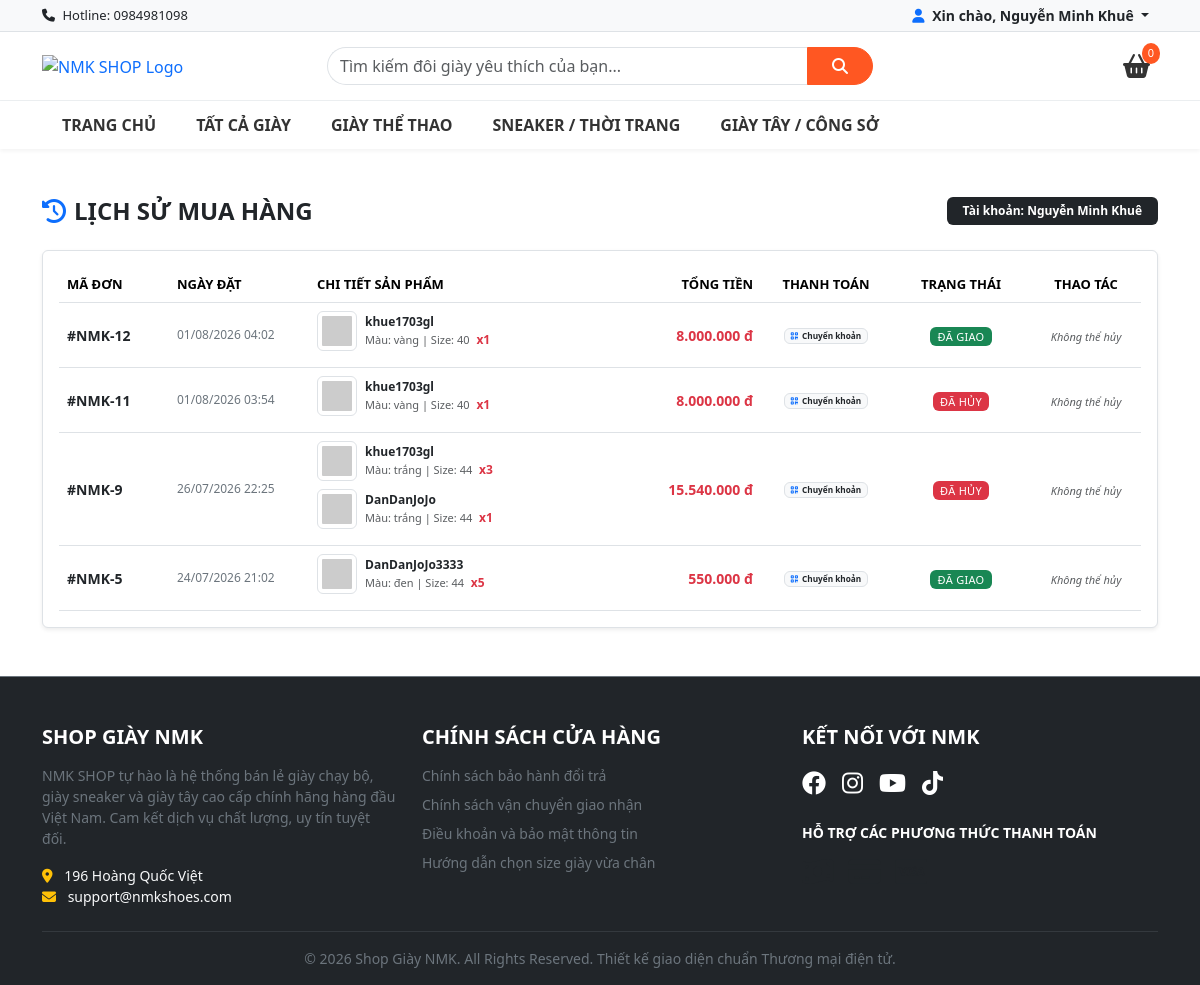
The app's page /site/lich-su-don-hang.php (signed in) with its own data.
### tables this page shows
CREATE TABLE `orders` (
  `id` int(11) NOT NULL,
  `user_id` int(11) DEFAULT NULL,
  `fullname` varchar(100) NOT NULL,
  `email` varchar(100) NOT NULL,
  `phone` varchar(15) NOT NULL,
  `address` text NOT NULL,
  `total_price` decimal(12,2) NOT NULL,
  `coupon_code` varchar(20) DEFAULT NULL,
  `payment_method` enum('COD','Online') DEFAULT 'COD',
  `status` enum('Chờ xác nhận','Đang xử lý','Đang giao','Đã giao','Đã hủy') DEFAULT 'Chờ xác nhận',
  `created_at` timestamp NOT NULL DEFAULT current_timestamp()
);

CREATE TABLE `order_details` (
  `id` int(11) NOT NULL,
  `order_id` int(11) NOT NULL,
  `variant_id` int(11) DEFAULT NULL,
  `quantity` int(11) NOT NULL,
  `price` decimal(12,2) NOT NULL
);

CREATE TABLE `products` (
  `id` int(11) NOT NULL,
  `category_id` int(11) DEFAULT NULL,
  `brand_id` int(11) DEFAULT NULL,
  `product_name` varchar(150) NOT NULL,
  `price` decimal(12,2) NOT NULL,
  `old_price` decimal(12,2) DEFAULT NULL,
  `image_url` varchar(255) DEFAULT NULL,
  `description` text DEFAULT NULL,
  `status` tinyint(1) DEFAULT 1,
  `created_at` timestamp NOT NULL DEFAULT current_timestamp()
);

CREATE TABLE `product_variants` (
  `id` int(11) NOT NULL,
  `product_id` int(11) NOT NULL,
  `color` varchar(50) NOT NULL,
  `size` int(11) NOT NULL,
  `stock` int(11) DEFAULT 0,
  `low_stock_threshold` int(11) DEFAULT 5,
  `image` varchar(255) DEFAULT NULL
);

### site/lich-su-don-hang.php (the view, shortened to what this page needs)
<?php
require_once '../includes/conn.php';
$user_id     = $_SESSION['user']['id'];
try {
    $sql_orders  = "SELECT * FROM orders WHERE user_id = ? ORDER BY created_at DESC";
    $stmt_orders = $conn->prepare($sql_orders);
    $stmt_orders->execute([$user_id]);
    $orders      = $stmt_orders->fetchAll();
} catch (PDOException $e) {
    die("Lỗi truy vấn dữ liệu: " . $e->getMessage());
}
include_once '../includes/header.php';
?>
<div class="container my-5">
    <div class="d-flex justify-content-between align-items-center mb-4">
        <h4 class="fw-bold text-uppercase m-0 text-dark">
            <i class="fa-solid fa-clock-rotate-left me-2 text-primary"></i>Lịch sử mua hàng
        </h4>
        <span class="badge bg-dark px-3 py-2 small">Tài khoản: <?= htmlspecialchars($_SESSION['user']['fullname']) ?></span>
    </div>
    <?php if (empty($orders)): ?>
        <div class="text-center py-5 border rounded bg-white shadow-sm">
            <i class="fa-solid fa-receipt text-muted mb-3" style="font-size: 60px;"></i>
            <h5 class="text-secondary fw-bold">Bạn chưa có đơn hàng nào!</h5>
            <p class="text-muted small">Hãy chọn cho mình những đôi giày cực chất tại cửa hàng NMK SHOP nhé.</p>
            <a href="cua-hang.php" class="btn btn-dark text-uppercase fw-bold btn-sm px-4 py-2 mt-2" style="background-color: #111;">Mua sắm ngay</a>
        </div>
    <?php else: ?>
        <div class="table-responsive border rounded bg-white shadow-sm p-3 mb-5">
            <table class="table table-hover align-middle m-0">
                <thead class="border-bottom" style="font-size: 13px; text-transform: uppercase;">
                    <tr class="text-muted">
                        <th scope="col" style="width: 110px;">Mã đơn</th>
                        <th scope="col" style="width: 140px;">Ngày đặt</th>
                        <th scope="col">Chi tiết sản phẩm</th>
                        <th scope="col" style="width: 140px;" class="text-end">Tổng tiền</th>
                        <th scope="col" style="width: 130px;" class="text-center">Thanh toán</th>
                        <th scope="col" style="width: 140px;" class="text-center">Trạng thái</th>
                        <th scope="col" style="width: 110px;" class="text-center">Thao tác</th>
                    </tr>
                </thead>
                <tbody>
                    <?php foreach ($orders as $order):
                        $sql_details = "SELECT od.quantity, od.price, v.color, v.size, v.image, p.product_name
                                        FROM order_details od
                                        LEFT JOIN product_variants v ON od.variant_id = v.id
                                        LEFT JOIN products p ON v.product_id = p.id
                                        WHERE od.order_id = ?";
                        $stmt_details = $conn->prepare($sql_details);
                        $stmt_details->execute([$order['id']]);
                        $items = $stmt_details->fetchAll();
                    ?>
                        <tr class="border-bottom-subtle">
                            <td class="fw-bold text-dark small">#NMK-<?= $order['id'] ?></td>
                            <td class="text-secondary small" style="font-size: 12px;">
                                <?= date('d/m/Y H:i', strtotime($order['created_at'])) ?>
                            </td>
                            <td>
                                <div class="pe-2">
                                    <?php foreach ($items as $item): ?>
                                        <div class="d-flex align-items-center mb-2">
                                            <img src="../uploads/<?= !empty($item['image']) ? htmlspecialchars($item['image']) : 'default_shoe.jpg' ?>" class="img-thumbnail me-2" style="width: 40px; height: 40px; object-fit: cover;" onerror="this.src='https://placehold.co/50x50?text=NMK'">
                                            <div style="font-size: 12px;">
                                                <strong class="text-dark d-block"><?= htmlspecialchars($item['product_name'] ?? 'Sản phẩm đã gỡ') ?></strong>
                                                <span class="text-muted" style="font-size: 11px;">
                                                    Màu: <?= htmlspecialchars($item['color'] ?? 'N/A') ?> | Size: <?= htmlspecialchars($item['size'] ?? 'N/A') ?>
                                                </span>
                                                <span class="fw-bold text-danger ms-1">x<?= $item['quantity'] ?></span>
                                            </div>
                                        </div>
                                    <?php endforeach; ?>
                                </div>
                            </td>
                            <td class="text-end fw-bold text-danger" style="font-size: 14px;">
                                <?= number_format($order['total_price'], 0, ',', '.') ?> đ
                            </td>
                            <td class="text-center small" style="font-size: 11px;">
                                <?php if ($order['payment_method'] === 'COD'): ?>
                                    <span class="badge bg-light text-dark border"><i class="fa-solid fa-money-bill-wave text-success me-1"></i>COD</span>
                                <?php else: ?>
                                    <span class="badge bg-light text-dark border"><i class="fa-solid fa-qrcode text-primary me-1"></i>Chuyển khoản</span>
                                <?php endif; ?>
                            </td>
                            <td class="text-center">
                                <?php
                                $status = $order['status'];
                                $badge_class = 'bg-secondary';
                                if ($status === 'Chờ xác nhận')     $badge_class = 'bg-warning text-dark';
                                elseif ($status === 'Đang xử lý')   $badge_class = 'bg-info text-dark';
                                elseif ($status === 'Đang giao')    $badge_class = 'bg-primary';
                                elseif ($status === 'Đã giao')      $badge_class = 'bg-success';
                                elseif ($status === 'Đã hủy')       $badge_class = 'bg-danger';
                                ?>
                                <span class="badge <?= $badge_class ?> fw-medium small text-uppercase" style="font-size: 11px; letter-spacing: 0.3px;">
                                    <?= htmlspecialchars($status) ?>
                                </span>
                            </td>
                            <td class="text-center">
                                <?php if ($order['status'] === 'Chờ xác nhận'): ?>
                                    <form action="lich-su-don-hang.php" method="POST" onsubmit="return confirm('Bạn có chắc chắn muốn hủy đơn hàng #NMK-<?= $order['id'] ?> không? (Hệ thống sẽ hoàn sản phẩm về lại kho)');">
                                        <input type="hidden" name="order_id" value="<?= $order['id'] ?>">
                                        <button type="submit" name="cancel_order" class="btn btn-outline-danger btn-sm py-1 px-2 fw-bold text-uppercase" style="font-size: 10px;">
                                            <i class="fa-solid fa-xmark me-1"></i>Hủy đơn
                                        </button>
                                    </form>
                                <?php else: ?>
                                    <span class="text-muted small" style="font-size: 11px; font-style: italic;">Không thể hủy</span>
                                <?php endif; ?>
                            </td>
                        </tr>
                    <?php endforeach; ?>
                </tbody>
            </table>
        </div>
    <?php endif; ?>
</div>
<?php
include_once '../includes/footer.php';
?>

### records on screen
orders: id "12", created_at "01/08/2026 04:02", total_price "8.000.000", payment_method "Chuyển khoản", status "ĐÃ GIAO", shows "Không thể hủy"
order_details: products.product_name "khue1703gl", variant.color "vàng", variant.size "40", quantity "1"
orders: id "11", created_at "01/08/2026 03:54", total_price "8.000.000", payment_method "Chuyển khoản", status "ĐÃ HỦY", shows "Không thể hủy"
orders: id "9", created_at "26/07/2026 22:25", total_price "15.540.000", payment_method "Chuyển khoản", status "ĐÃ HỦY", shows "Không thể hủy"
order_details: products.product_name "khue1703gl", variant.color "trắng", variant.size "44", quantity "3"
order_details: products.product_name "DanDanJoJo", variant.color "trắng", variant.size "44", quantity "1"
orders: id "5", created_at "24/07/2026 21:02", total_price "550.000", payment_method "Chuyển khoản", status "ĐÃ GIAO", shows "Không thể hủy"
order_details: products.product_name "DanDanJoJo3333", variant.color "đen", variant.size "44", quantity "5"

### other values on screen
$user_data['fullname'] "Nguyễn Minh Khuê"
$cart_count "0"
$_SESSION['user']['fullname'] "Nguyễn Minh Khuê"
